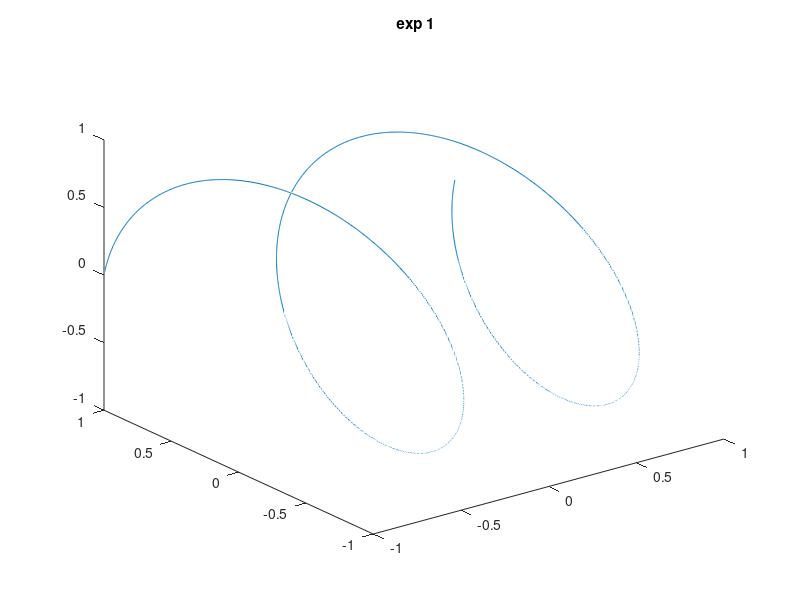
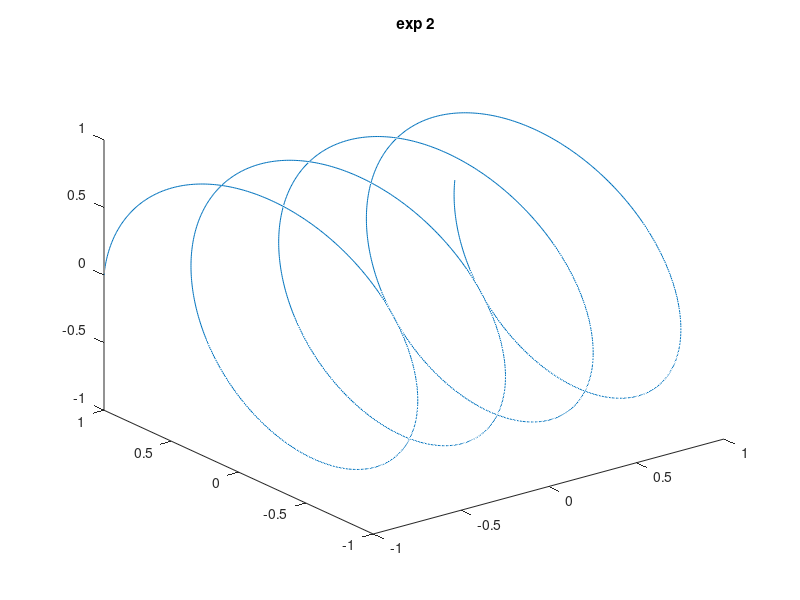
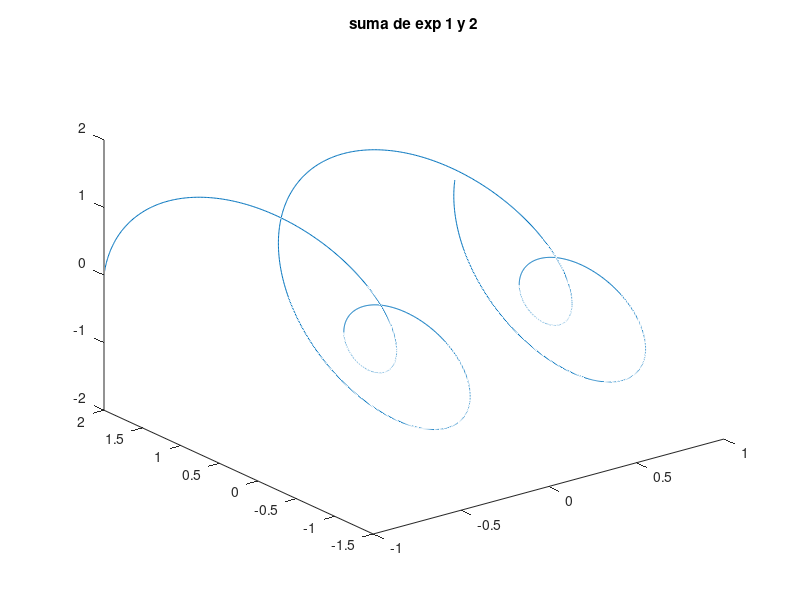
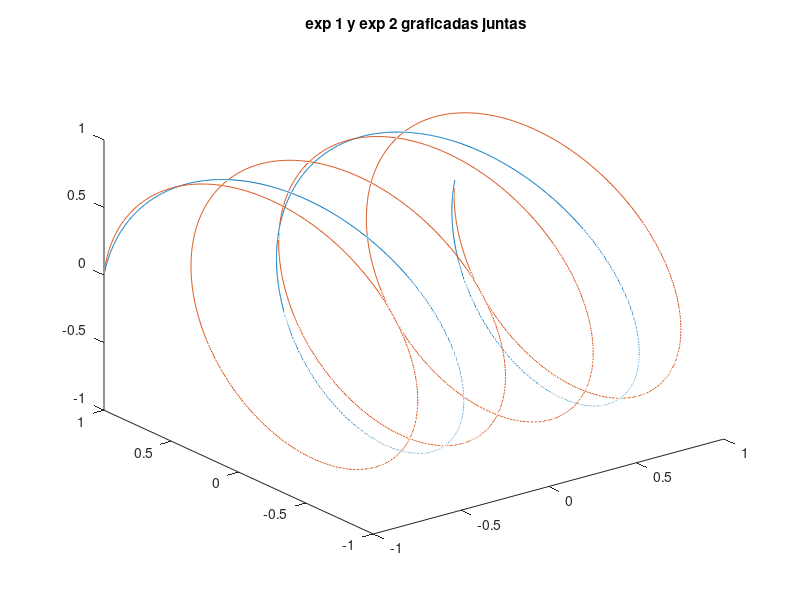

MATLAB code to generate these figures, in order:
clear all
close all
t=-1:1/1000:1
S1 = exp(i*2*pi*t);
S2 = exp(i*2*pi*t*2); 
y1=real(S1);
z1=imag(S1);
y2=real(S2);
z2=imag(S2);
S3 = S1+S2;
y3=real(S3);
z3=imag(S3);
figure(1)
plot3(t,y1,z1);
title(' exp 1')
figure(2)
plot3(t,y2,z2)
title(' exp 2')
figure(3)
plot3(t,y3,z3)
title('suma de exp 1 y 2')
figure(4)
plot3(t,y1,z1,t,y2,z2);
title(' exp 1 y exp 2 graficadas juntas')
figure(5)
plot3(t,y1,z1,t,y2,z2,t,y3,z3) %NO DAAAAAA con distintas frecuencias!!!
title(' grafica de las 3 exp')